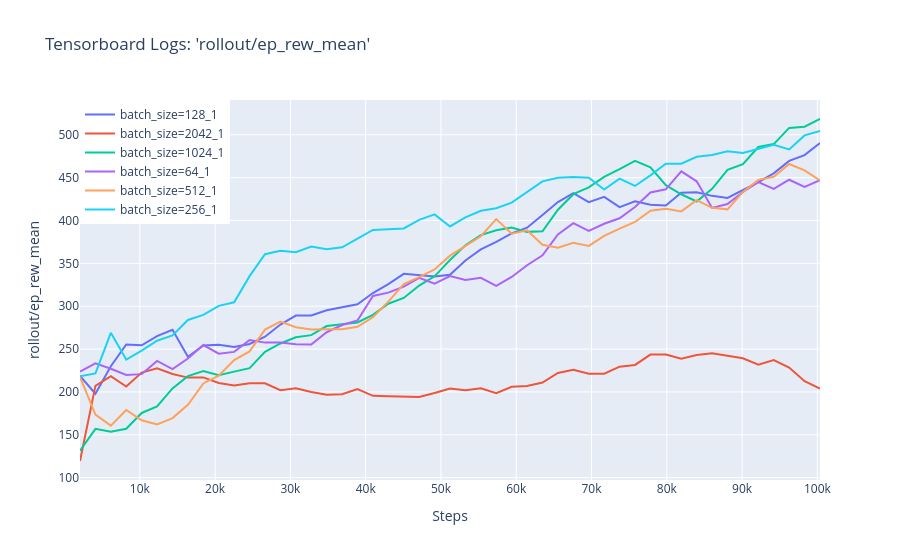

The code cell stored with this chart in its notebook:
### Code cell
extract_and_plot_tensorboard_logs(directory='../train/hyperparameters/logs/ppo/batch_size/steps=100000', key_to_log='rollout/ep_rew_mean', average=False)
